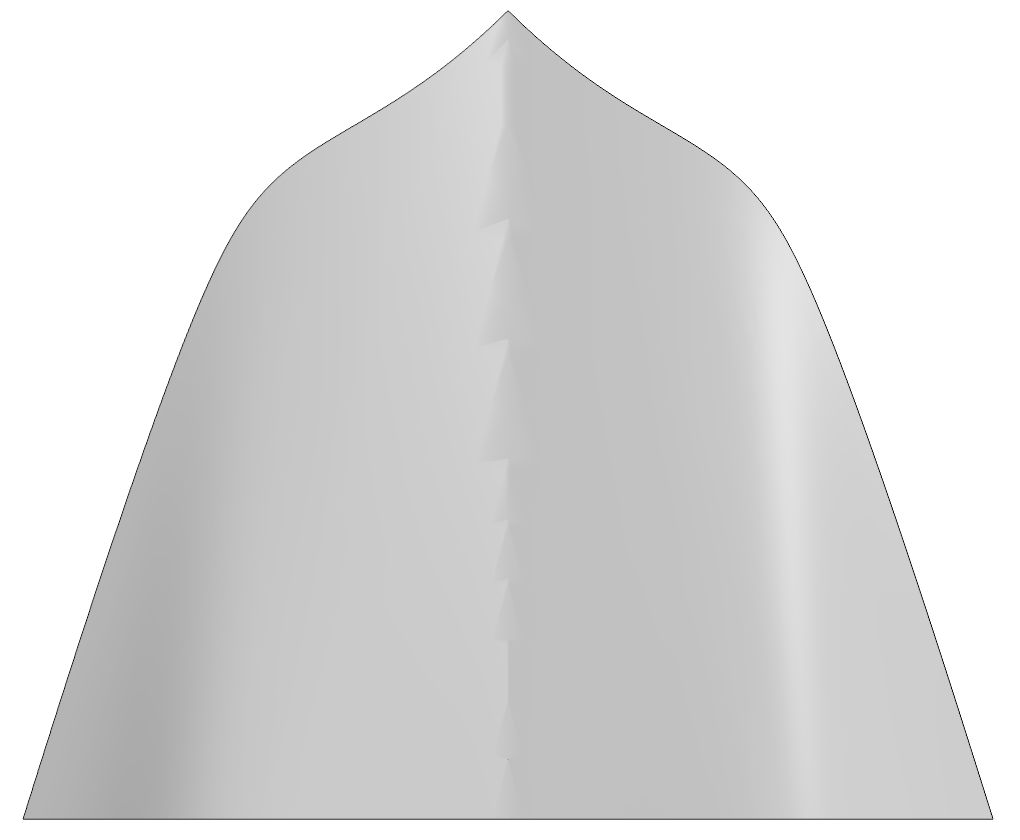
#> input picture Figures/waverider_configurations/images/cropped/waverider_1_top_view.png, 1020 x 840 px, given as the content of the folder d University/IRP/Figures/waverider_configurations/images/raw, which was not available
$ python 'crop images.py'
#> lines starting #> are read from the running program, lines starting #| are printed output that depends on the picture; pictures that were not available may be replaced by others from this repository, and a replacement may not be noted
from PIL import Image
import os

os.chdir('C:\\Users\\USER\\OneDrive - Cranfield University\\IRP\\Figures\\waverider_configurations\\images\\raw')
# Load the image
last_image=9
for i in range(last_image):

    index=i+1

    # crop top view
    top_view_image_path = f'waverider_{index}_top_view.png'
    top_view_image = Image.open(top_view_image_path)
#> top_view_image is the input picture: PIL image 1020x840 RGBA; mean R, G, B, A 119.8, 119.8, 119.8, 154.7
    crop_box_top_view = (30, 80, 1080-30,920 )
    cropped_image_top_view = top_view_image.crop(crop_box_top_view)
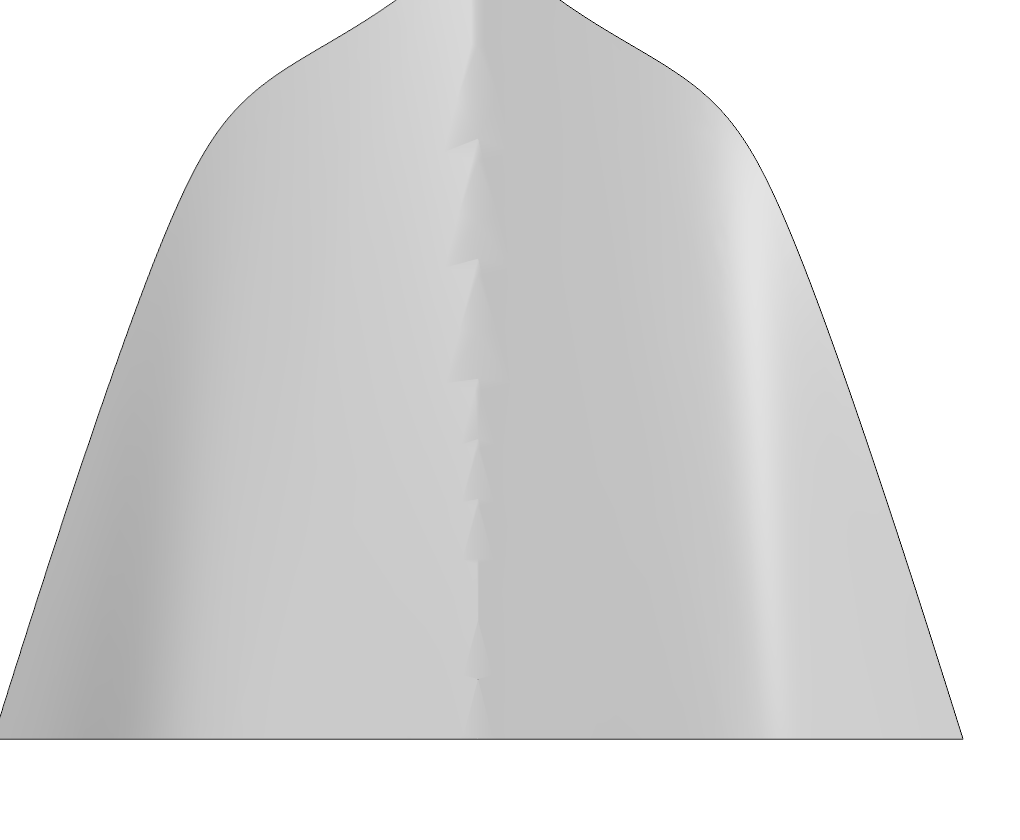
#> cropped_image_top_view: PIL image 1020x840 RGBA; mean R, G, B, A 118.5, 118.5, 118.5, 153.1; transparent parts drawn white
    path = f'../cropped//waverider_{index}_top_view.png'
    cropped_image_top_view.save(path)

    # crop side view
    side_view_image_path = f'waverider_{index}_side_view.png'
    side_view_image = Image.open(side_view_image_path)
    crop_box_side_view = (30, 440, 1080-50,720 )
    cropped_image_side_view = side_view_image.crop(crop_box_side_view)
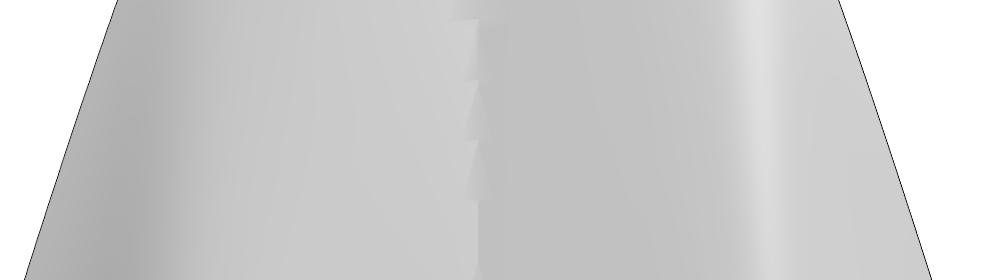
#> cropped_image_side_view: PIL image 1000x280 RGBA; mean R, G, B, A 160.9, 160.9, 160.9, 208.3; transparent parts drawn white
    path = f'../cropped//waverider_{index}_side_view.png'
    cropped_image_side_view.save(path)

    # crop back view
    back_view_image_path = f'waverider_{index}_back_view.png'
    back_view_image = Image.open(back_view_image_path)
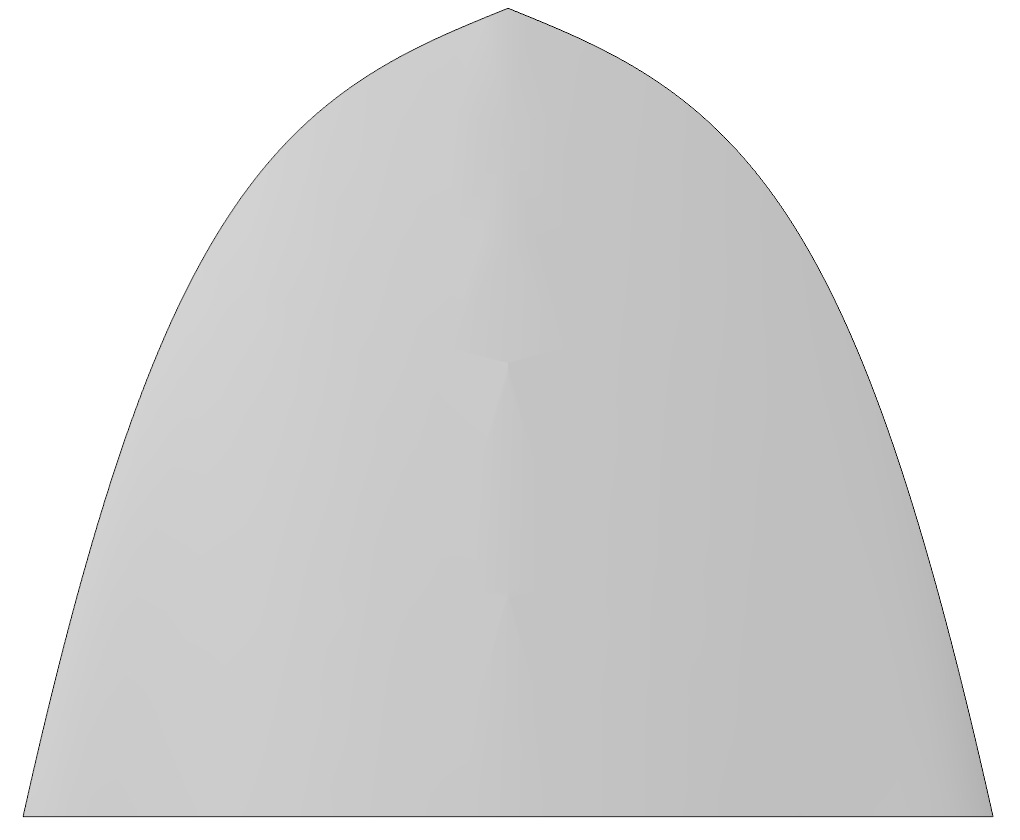
#> input picture Figures/waverider_configurations/images/cropped/waverider_2_top_view.png, 1020 x 840 px, given in place of waverider_1_back_view.png, which was not available
#> back_view_image is the input picture: PIL image 1020x840 RGBA; mean R, G, B, A 127.6, 127.6, 127.6, 164.8
    crop_box_back_view = (30, 440, 1080-30,700 )
    cropped_image_back_view = back_view_image.crop(crop_box_back_view)
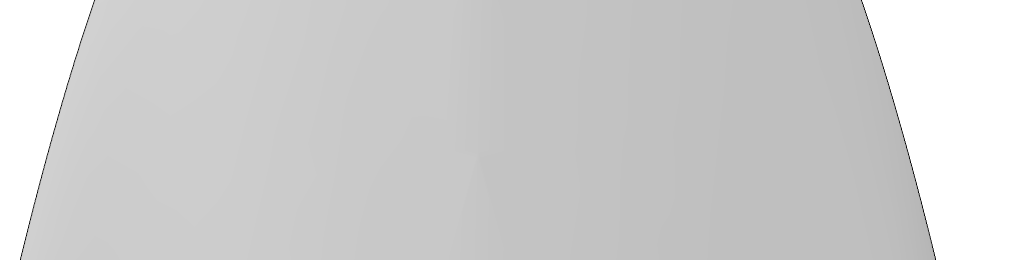
#> cropped_image_back_view: PIL image 1020x260 RGBA; mean R, G, B, A 163.8, 163.8, 163.8, 211.5; transparent parts drawn white
#> (the run stopped early here; a loop or call above may not have finished)
